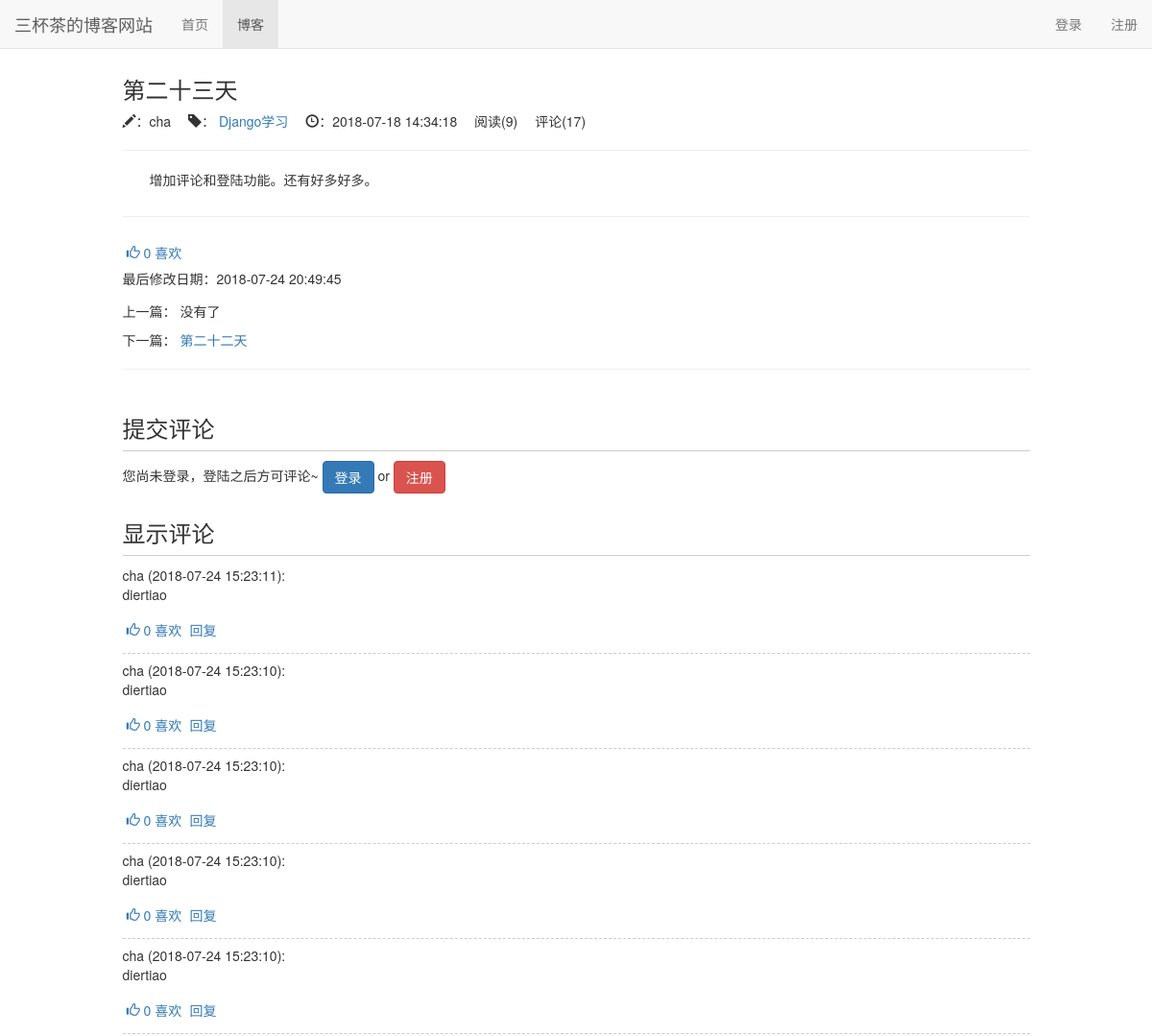
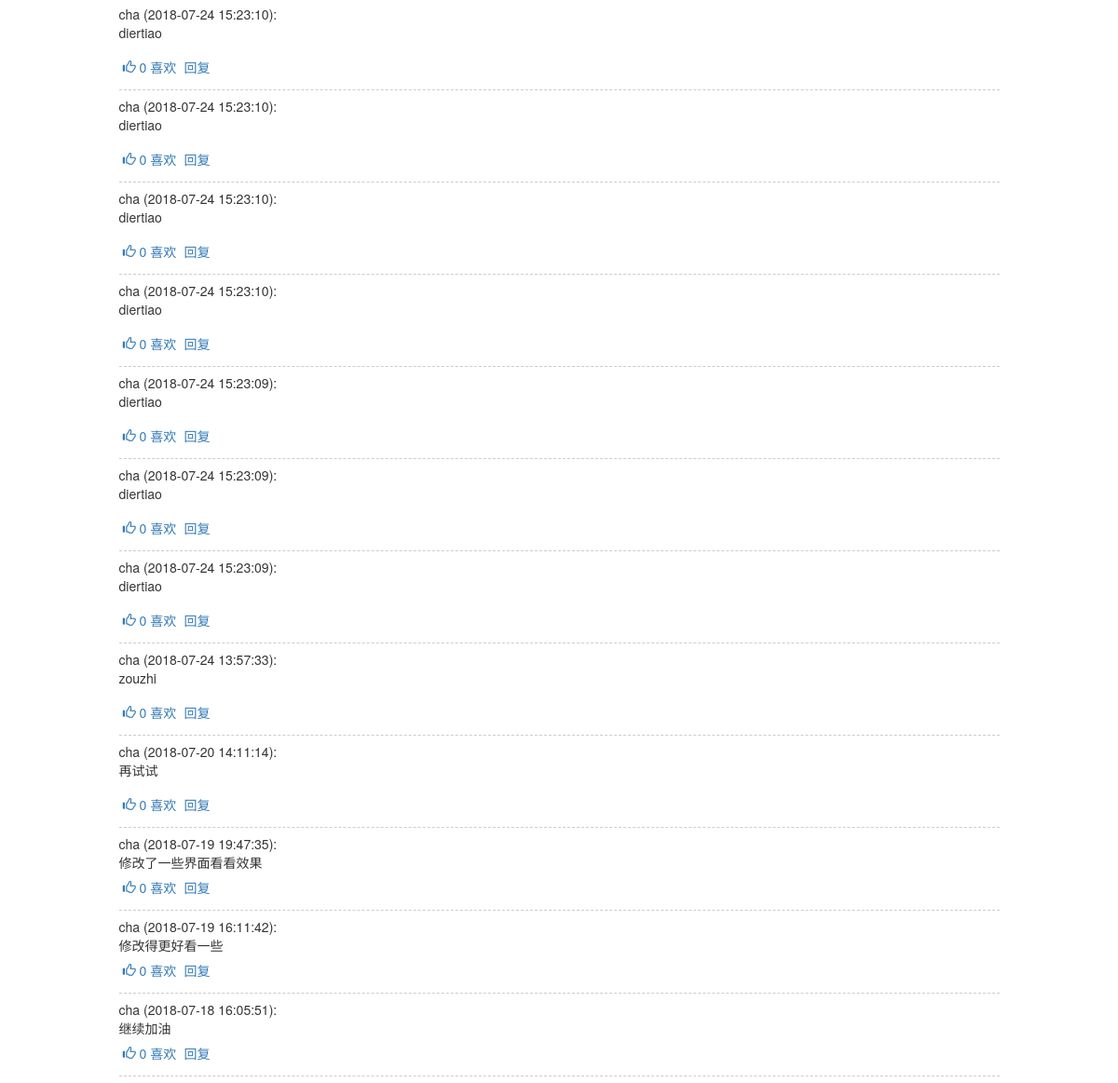
/blog/23, run on the app's committed database (2 pictures, top to bottom).
### blog/models.py (models this page shows, shortened)
class Blog(models.Model, ReadNumExpandMethod):
    title = models.CharField(max_length=50)
    blog_type = models.ForeignKey(BlogType, on_delete=models.DO_NOTHING, related_name='blog_blog')
    content = RichTextUploadingField()
    author = models.ForeignKey(User, on_delete=models.CASCADE)
    read_details = GenericRelation(ReadDetail)
    created_time = models.DateTimeField(auto_now_add=True)
    last_updated_time = models.DateTimeField(auto_now=True)
    class Meta:
        ordering = ['-created_time']

class BlogType(models.Model):
    type_name = models.CharField(max_length=15)
    def __str__(self):
        return self.type_name

### read_statistics/models.py (models this page shows)
class ReadNum(models.Model):
    read_num = models.IntegerField(default=0)
    content_type = models.ForeignKey(ContentType, on_delete=models.CASCADE)
    object_id = models.PositiveIntegerField()
    content_object = GenericForeignKey('content_type', 'object_id')

### likes/models.py (models this page shows)
class LikeCount(models.Model):
    content_type = models.ForeignKey(ContentType, on_delete=models.CASCADE)
    object_id = models.PositiveIntegerField()
    content_object = GenericForeignKey('content_type', 'object_id')
    liked_num = models.IntegerField(default=0)

### comment/models.py (models this page shows, shortened)
class Comment(models.Model):
    content_type = models.ForeignKey(ContentType, on_delete=models.CASCADE)
    object_id = models.PositiveIntegerField()
    content_object = GenericForeignKey('content_type', 'object_id')
    text = models.TextField()
    comment_time = models.DateTimeField(auto_now_add=True)
    user = models.ForeignKey(User, related_name="comments", on_delete=models.CASCADE)
    root = models.ForeignKey('self', related_name="root_comment", null=True, on_delete=models.CASCADE)
    parent = models.ForeignKey('self', related_name="parent_comment", null=True, on_delete=models.CASCADE)
    reply_to = models.ForeignKey(User, related_name="replies", null=True, on_delete=models.CASCADE)
    class Meta:
        ordering = ['-comment_time']

### blog/views.py (the view)
# urls.py: path('<int:blog_pk>', views.blog_detail, name="blog_detail"),
def blog_detail(request, blog_pk):
    blog = get_object_or_404(Blog, pk=blog_pk)
    read_cookie_key = read_statistics_once_read(request, blog)
    blog_content_type = ContentType.objects.get_for_model(blog)
    context = {}
    context['previous_blog'] = Blog.objects.filter(created_time__gt=blog.created_time).last()
    context['next_blog'] = Blog.objects.filter(created_time__lt=blog.created_time).first()
    context['blog'] = blog
    context['login_form'] = LoginForm()
    data = {}
    data['content_type'] = blog_content_type.model
    data['object_id'] = blog_pk
    data['reply_comment_id'] = 0
    response =  render(request, 'blog/blog_detail.html', context) # 响应
    response.set_cookie(read_cookie_key, 'true') # 阅读cookie标记
    return response

### comment/templatetags/comment_tags.py (called while the page is built)
@register.simple_tag
def get_comment_count(obj):
    content_type = ContentType.objects.get_for_model(obj)
    return Comment.objects.filter(content_type=content_type, object_id=obj.pk).count()

@register.simple_tag
def get_comment_list(obj):
    content_type = ContentType.objects.get_for_model(obj)
    comments = Comment.objects.filter(content_type=content_type, object_id=obj.pk, parent=None)
    return comments.order_by('-comment_time')

### likes/templatetags/likes_tags.py (called while the page is built)
@register.simple_tag
def get_like_count(obj):
    content_type = ContentType.objects.get_for_model(obj)
    like_count, created = LikeCount.objects.get_or_create(content_type=content_type, object_id=obj.pk)
    return like_count.liked_num

@register.simple_tag(takes_context=True)
def get_like_status(context, obj):
    content_type = ContentType.objects.get_for_model(obj)
    user = context['user']
    if not user.is_authenticated:
        return ''
    if LikeRecord.objects.filter(content_type=content_type, object_id=obj.pk, user=user).exists():
        return 'active'
    else:
        return ''

@register.simple_tag
def get_content_status(obj):
    content_type = ContentType.objects.get_for_model(obj)
    return content_type.model

### read_statistics/models.py (called while the page is built)
    def get_read_num(self):
        try:
            ct = ContentType.objects.get_for_model(self)
            readnum = ReadNum.objects.get(content_type=ct, object_id=self.pk)
            return readnum.read_num
        except exceptions.ObjectDoesNotExist:
            return 0

### read_statistics/utils.py (called while the page is built)
def read_statistics_once_read(request, obj):
    ct = ContentType.objects.get_for_model(obj)
    key = "%s_%s_read" % (ct.model, obj.pk)
    if not request.COOKIES.get(key):
        readnum, created = ReadNum.objects.get_or_create(content_type=ct, object_id=obj.pk)
        readnum.read_num += 1
        readnum.save()
        date = timezone.now().date()
        readDetail, created = ReadDetail.objects.get_or_create(content_type=ct, object_id=obj.pk, date=date)
        readDetail.read_num += 1
        readDetail.save()
    return key

### blog/templates/blog/blog_detail.html (shortened to what this page needs)
{% extends 'base.html' %}
{% block nav_blog_active %}active{% endblock %}
{% load staticfiles %}
{% load comment_tags %}
{% load likes_tags %}
{% block header_extends %}
    <link rel="stylesheet" type="text/css" href="{% static 'blog/blog.css' %}">
{% endblock %}
{% block content %}
    <div class="container">
        <div class="row">
            <div class="col-xs-10 col-xs-offset-1">
                <h3>{{ blog.title }}</h3>
                <ul class="blog-info-description">
                    <li><span class="glyphicon glyphicon-pencil"></span>：{{ blog.author }}</li>
                    <li><span class="glyphicon glyphicon-tag"></span>：<a href="{% url 'blogs_with_type' blog.blog_type.pk %}">
                            {{ blog.blog_type }}</a></li>
                    <li><span class="glyphicon glyphicon-time"></span>：{{ blog.created_time|date:"Y-m-d H:i:s" }}</li>
                    <li>阅读({{ blog.get_read_num }})</li>
                    <li>评论({% get_comment_count blog %})</li>
                </ul>
                <hr>
                <div class="blog-content">{{ blog.content|safe }}</div>
                <hr>
                <div class="like" onclick="likeChange(this, '{% get_content_status blog %}', {{ blog.pk }})">
                    <span class="glyphicon glyphicon-thumbs-up {% get_like_status blog%}"></span>
                    <span class="liked-num">{% get_like_count blog %}</span>
                    <span>喜欢</span>
                </div>
                <p>最后修改日期：{{ blog.last_updated_time|date:"Y-m-d H:i:s" }}</p>
                <div class="blog-more">
                    <p>上一篇：
                        {% if previous_blog %}
                            <a href="{% url 'blog_detail' previous_blog.pk %}">{{ previous_blog.title }}</a>
                        {% else %}
                            没有了
                        {% endif %}
                    </p>
                    <p>下一篇：
                        {% if next_blog %}
                            <a href="{% url 'blog_detail' next_blog.pk %}">{{ next_blog.title }}</a>
                        {% else %}
                            没有了
                        {% endif %}
                    </p>
                    <hr>
                </div>
            </div>
        </div>
        <div class="row">
            <div class="col-xs-10 col-xs-offset-1">
                <div class="comment-area">
                <h3 class="comment-area-title">提交评论</h3>
                {% if user.is_authenticated %}
                    <form id="comment_form" action="{% url 'update_comment' %}" method="POST" style="overflow: hidden;">
                        <label for="comment_text">{{ user.username }}，欢迎评论~</label>
                        <div id="reply_content_container" style="display: none;">
                            <p id="reply_title">回复：</p>
                            <div id="reply_content"></div>
                        </div>
                        {% csrf_token %}
                        {% get_comment_form blog as comment_form %}
                        {% for field in comment_form %}
                            {{ field }}
                        {% endfor %}
                        <span id="comment_error" class="text-danger pull-left"></span>
                        <button type="submit" valut="评论" class="btn btn-primary pull-right">提交评论</button>
                    </form>
                {% else %}
                    您尚未登录，登陆之后方可评论~
                    <a class="btn btn-primary" href="{% url 'login' %}?from={{ request.get_full_path }}">登录</a>
                    <span>or</span>
                    <a class="btn btn-danger" href="{% url 'register' %}?from={{ request.get_full_path }}">注册</a>
                {% endif %}
                </div>
                <div class="comment-area">
                    <h3 class="comment-area-title">显示评论</h3>
                    <div id="comment_list">
                        {% get_comment_list blog as comments %}
                        {% for comment in comments %}
                            <div class="comment">
                                <span>{{ comment.user.username }}</span>
                                <span>({{ comment.comment_time|date:"Y-m-d H:i:s" }}):</span>
                                <div ud="comment_{{ comment.pk }}">{{ comment.text|safe }}</div>
                                <div class="like" onclick="likeChange(this, '{% get_content_status comment %}', {{ comment.pk }})">
                                    <span class="glyphicon glyphicon-thumbs-up {% get_like_status comment %}"></span>
                                    <span class="liked-num">{% get_like_count comment %}</span>
                                    <span>喜欢</span>
                                </div>
                                <a href="javascript:reply(({{ comment.pk }}));">回复</a>
                            </div>
                        {% empty %}
                            <span id="no_comment">暂无评论</span>
                        {% endfor %}
                    </div>
                </div>
            </div>
        </div>
    </div>
{% endblock %}

### templates/base.html (shortened to what this page needs)
{% load staticfiles %}
<!DOCTYPE html>
<html lang="zh-CN">
<head>
    <link rel="stylesheet" href="{% static 'base.css' %}">
    <link rel='stylesheet' href="{% static 'bootstrap-3.3.7/css/bootstrap.min.css' %}">
    {% block header_extends %}{% endblock %}
</head>
<body>
    <div class="navbar navbar-default navbar-fixed-top" role="navigation">
        <div class="countainer-fluid">
            <div class="navbar-header">
                <a class="navbar-brand" href="{% url 'home' %}">三杯茶的博客网站</a>
            </div>
            <div id="navbar-collapse" class="collapse navbar-collapse">
                <ul class="nav navbar-nav">
                    <li class="{% block nav_home_active %}{% endblock %}"><a href="{% url 'home' %}">首页</a></li>
                    <li class="{% block nav_blog_active %}{% endblock %}"><a href="{% url 'blog_list' %}">博客</a></li>
                </ul>
                <ul class="nav navbar-nav navbar-right">
                    {% if not user.is_authenticated %}
                        <li><a href="{% url 'login' %}?from={{ request.get_full_path }}">登录</a></li>
                        <li><a href="{% url 'register' %}?from={{ request.get_full_path }}">注册</a></li>
                    {% endif %}
                </ul>
            </div>
        </div>
    </div>
    {% block content %}{% endblock %}
</body>
</html>

### static/base.css (style rules this page uses)
* { margin: 0; padding: 0; }
body { margin-top: 60px!important; }
ul { list-style-type: none!important; }
ul.navbar-right { margin-right: 0; }

### blog/static/blog/blog.css (style rules this page uses)
ul.blog-info-description { list-style-type: none; margin-bottom: 1em; }
ul.blog-info-description li { display: inline-block; margin-right: 1em; }
div.blog-content { text-indent: 2em; margin-bottom: 2em; }
div.blog-more { margin-top: 1em; }
div.comment-area { margin-top: 2em; }
h3.comment-area-title { border-bottom: 1px solid #ccc; padding-bottom: 0.4em; }
div.comment { border-bottom: 1px dashed #ccc; margin-bottom: 0.5em; padding-bottom: 0.5em; }
div.like { color: #337ab7; cursor: pointer; display: inline-block; padding: 0.5em 0.3em; }

### data on the page
Blog: title "第二十三天", author "cha", blog_type "Django学习", created_time "2018-07-18 14:34:18", get_read_num "9", id "17", content "增加评论和登陆功能。还有好多好多。", id.liked_num "0", last_updated_time "2018-07-24 20:49:45"
Blog: title "第二十二天"
Comment: user.username "cha", comment_time "2018-07-24 15:23:11", text "diertiao", id.liked_num "0"
Comment: user.username "cha", comment_time "2018-07-24 15:23:10", text "diertiao", id.liked_num "0"
Comment: user.username "cha", comment_time "2018-07-24 15:23:10", text "diertiao", id.liked_num "0"
Comment: user.username "cha", comment_time "2018-07-24 15:23:10", text "diertiao", id.liked_num "0"
Comment: user.username "cha", comment_time "2018-07-24 15:23:10", text "diertiao", id.liked_num "0"
Comment: user.username "cha", comment_time "2018-07-24 15:23:10", text "diertiao", id.liked_num "0"
Comment: user.username "cha", comment_time "2018-07-24 15:23:10", text "diertiao", id.liked_num "0"
Comment: user.username "cha", comment_time "2018-07-24 15:23:10", text "diertiao", id.liked_num "0"
Comment: user.username "cha", comment_time "2018-07-24 15:23:10", text "diertiao", id.liked_num "0"
Comment: user.username "cha", comment_time "2018-07-24 15:23:09", text "diertiao", id.liked_num "0"
Comment: user.username "cha", comment_time "2018-07-24 15:23:09", text "diertiao", id.liked_num "0"
Comment: user.username "cha", comment_time "2018-07-24 15:23:09", text "diertiao", id.liked_num "0"
Comment: user.username "cha", comment_time "2018-07-24 13:57:33", text "zouzhi", id.liked_num "0"
Comment: user.username "cha", comment_time "2018-07-20 14:11:14", text "再试试", id.liked_num "0"
Comment: user.username "cha", comment_time "2018-07-19 19:47:35", text "修改了一些界面看看效果", id.liked_num "0"
Comment: user.username "cha", comment_time "2018-07-19 16:11:42", text "修改得更好看一些", id.liked_num "0"
Comment: user.username "cha", comment_time "2018-07-18 16:05:51", text "继续加油", id.liked_num "0"
